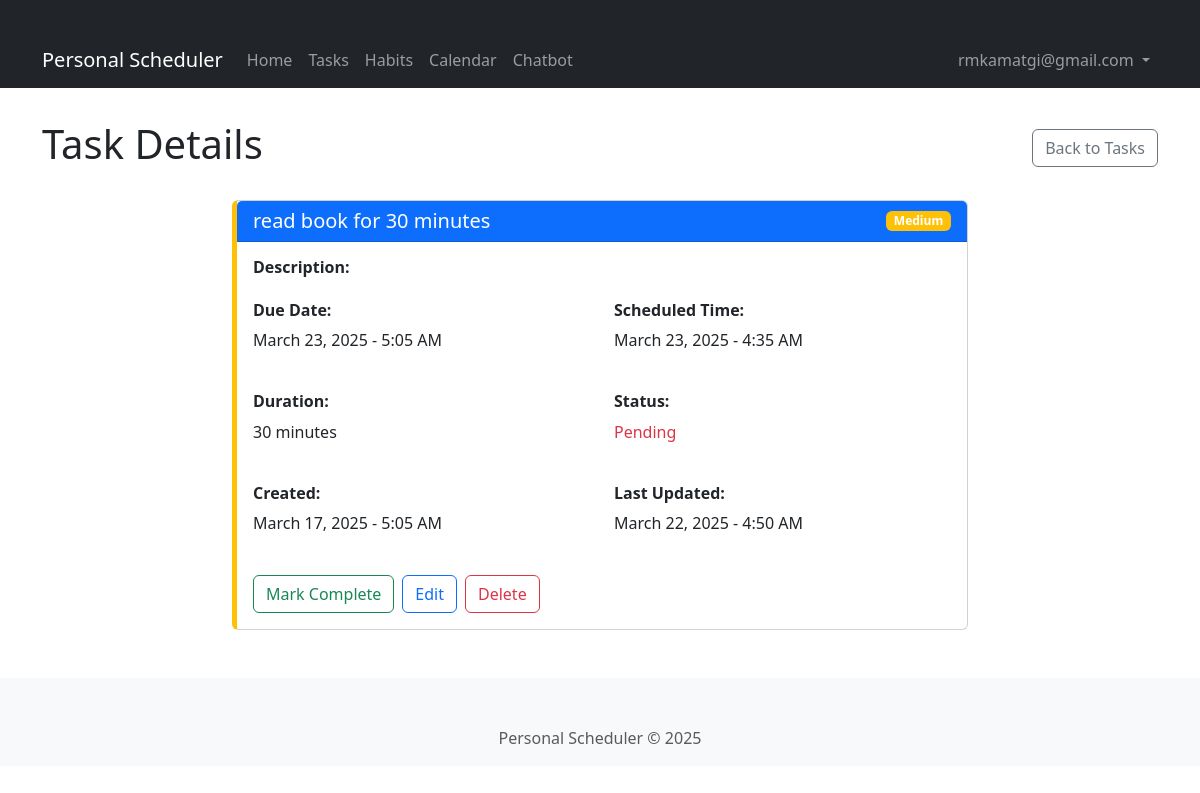
Screenshot of /tasks/5/ (signed in) with the database file from the repository.
### tasks/models/__init__.py (models this page shows, shortened)
class Task(models.Model):
    PRIORITY_CHOICES = [
        (1, 'High'),
        (2, 'Medium'),
        (3, 'Low'),
    ]
    user = models.ForeignKey(User, on_delete=models.CASCADE, related_name='tasks')
    title = models.CharField(max_length=200)
    description = models.TextField(blank=True)
    duration = models.IntegerField(help_text='Duration in minutes')  # Duration in minutes
    deadline = models.DateTimeField()
    priority = models.IntegerField(choices=PRIORITY_CHOICES, default=2)  # 1 = High, 2 = Medium, 3 = Low
    scheduled_time = models.DateTimeField(null=True, blank=True)
    completed = models.BooleanField(default=False)
    google_event_id = models.CharField(max_length=255, blank=True, null=True)
    created_at = models.DateTimeField(auto_now_add=True)
    updated_at = models.DateTimeField(auto_now=True)

### tasks/views.py (the view)
# urls.py: path('tasks/<int:pk>/', views.task_detail, name='task_detail'),
@login_required
def task_detail(request, pk):
    task = get_object_or_404(Task, pk=pk, user=request.user)
    return render(request, 'tasks/task_detail.html', {'task': task})

### tasks/templates/tasks/task_detail.html (shortened to what this page needs)
{% extends 'tasks/base.html' %}
{% block content %}
<div class="row">
    <div class="col-md-12 mb-4">
        <div class="d-flex justify-content-between align-items-center">
            <h1>Task Details</h1>
            <div>
                <a href="{% url 'tasks:task_list' %}" class="btn btn-outline-secondary">Back to Tasks</a>
            </div>
        </div>
    </div>
</div>
<div class="row">
    <div class="col-md-8 mx-auto">
        <div class="card {% if task.priority == 1 %}task-high{% elif task.priority == 2 %}task-medium{% else %}task-low{% endif %} {% if task.completed %}completed{% endif %}">
            <div class="card-header bg-primary text-white d-flex justify-content-between align-items-center">
                <h5 class="card-title mb-0">{{ task.title }}</h5>
                <span class="badge {% if task.priority == 1 %}priority-badge-high{% elif task.priority == 2 %}priority-badge-medium{% else %}priority-badge-low{% endif %} text-white">
                    {{ task.get_priority_display }}
                </span>
            </div>
            <div class="card-body">
                <div class="mb-4">
                    <h6 class="fw-bold">Description:</h6>
                </div>
                <div class="row mb-4">
                    <div class="col-md-6">
                        <h6 class="fw-bold">Due Date:</h6>
                        <p>{{ task.deadline|date:"F d, Y - g:i A" }}</p>
                    </div>
                    <div class="col-md-6">
                        <h6 class="fw-bold">Scheduled Time:</h6>
                        <p>{{ task.scheduled_time|date:"F d, Y - g:i A" }}</p>
                    </div>
                </div>
                <div class="row mb-4">
                    <div class="col-md-6">
                        <h6 class="fw-bold">Duration:</h6>
                        <p>{{ task.duration }} minutes</p>
                    </div>
                    <div class="col-md-6">
                        <h6 class="fw-bold">Status:</h6>
                        <p>{% if task.completed %}<span class="text-success">Completed</span>{% else %}<span class="text-danger">Pending</span>{% endif %}</p>
                    </div>
                </div>
                <div class="row mb-4">
                    <div class="col-md-6">
                        <h6 class="fw-bold">Created:</h6>
                        <p>{{ task.created_at|date:"F d, Y - g:i A" }}</p>
                    </div>
                    <div class="col-md-6">
                        <h6 class="fw-bold">Last Updated:</h6>
                        <p>{{ task.updated_at|date:"F d, Y - g:i A" }}</p>
                    </div>
                </div>
                <div class="d-flex mt-4">
                    <form method="post" action="{% url 'tasks:task_complete' task.pk %}" class="d-inline">
                        <button type="submit" class="btn {% if task.completed %}btn-outline-danger">Mark Incomplete{% else %}btn-outline-success">Mark Complete{% endif %}</button>
                    </form>
                    <a href="{% url 'tasks:task_edit' task.pk %}" class="btn btn-outline-primary ms-2">Edit</a>
                    <a href="{% url 'tasks:task_delete' task.pk %}" class="btn btn-outline-danger ms-2">Delete</a>
                </div>
            </div>
        </div>
    </div>
</div>
{% endblock %}

### tasks/templates/tasks/base.html (shortened to what this page needs)
<!DOCTYPE html>
<html lang="en">
<head>
    {% load django_bootstrap5 %}
    {% bootstrap_css %}
</head>
<body>
    <nav class="navbar navbar-expand-lg navbar-dark bg-dark">
        <div class="container">
            <a class="navbar-brand" href="{% url 'tasks:home' %}">Personal Scheduler</a>
            <div class="collapse navbar-collapse" id="navbarNav">
                <ul class="navbar-nav me-auto">
                    <li class="nav-item">
                        <a class="nav-link" href="{% url 'tasks:home' %}">Home</a>
                    </li>
                    <li class="nav-item">
                        <a class="nav-link" href="{% url 'tasks:task_list' %}">Tasks</a>
                    </li>
                    <li class="nav-item">
                        <a class="nav-link" href="{% url 'tasks:habit_list' %}">Habits</a>
                    </li>
                    <li class="nav-item">
                        <a class="nav-link" href="{% url 'tasks:calendar' %}">Calendar</a>
                    </li>
                    <li class="nav-item">
                        <a class="nav-link" href="{% url 'tasks:chatbot' %}">Chatbot</a>
                    </li>
                </ul>
                <ul class="navbar-nav">
                    {% if user.is_authenticated %}
                        <li class="nav-item dropdown">
                            <a class="nav-link dropdown-toggle" href="#" id="navbarDropdown" role="button" data-bs-toggle="dropdown">
                                {{ user.username }}
                            </a>
                        </li>
                    {% endif %}
                </ul>
            </div>
        </div>
    </nav>
    <div class="container">
        {% block content %}{% endblock %}
    </div>
    <footer class="mt-5 py-3 bg-light text-center">
        <div class="container">
            <p class="text-muted mb-0">Personal Scheduler &copy; {% now "Y" %}</p>
        </div>
    </footer>
</body>
</html>

### tasks/templates/tasks/base.html (style rules this page uses)
.container { padding-top: 2rem; }
.task-medium { border-left: 5px solid #ffc107; }
.priority-badge-medium { background-color: #ffc107; }

### rows the page displays
Task: title "read book for 30 minutes", priority "Medium", deadline "March 23, 2025 - 5:05 AM", scheduled_time "March 23, 2025 - 4:35 AM", duration "30", created_at "March 17, 2025 - 5:05 AM", updated_at "March 22, 2025 - 4:50 AM"

### other values shown
{{ user.username }} "rmkamatgi@gmail.com"
